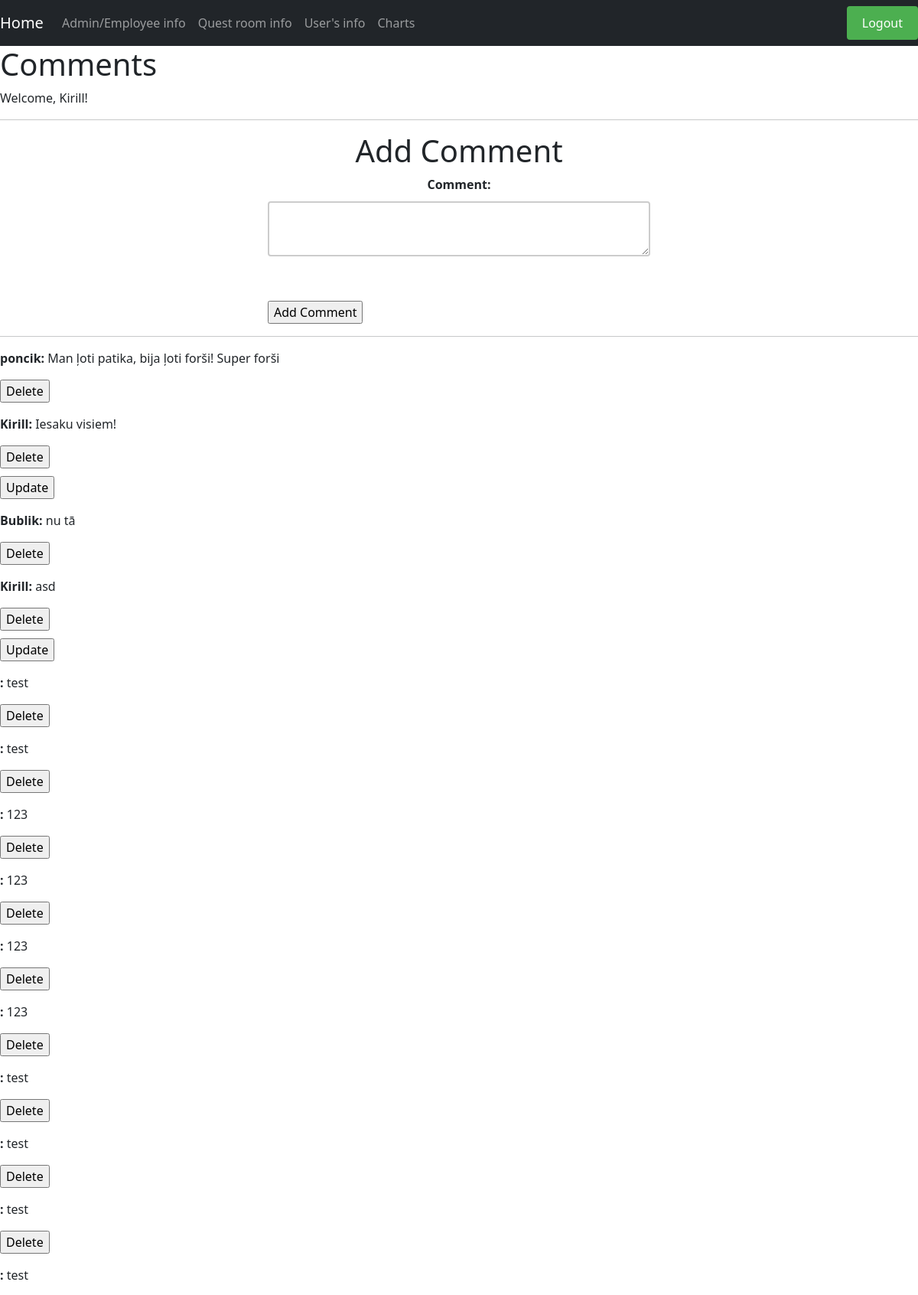
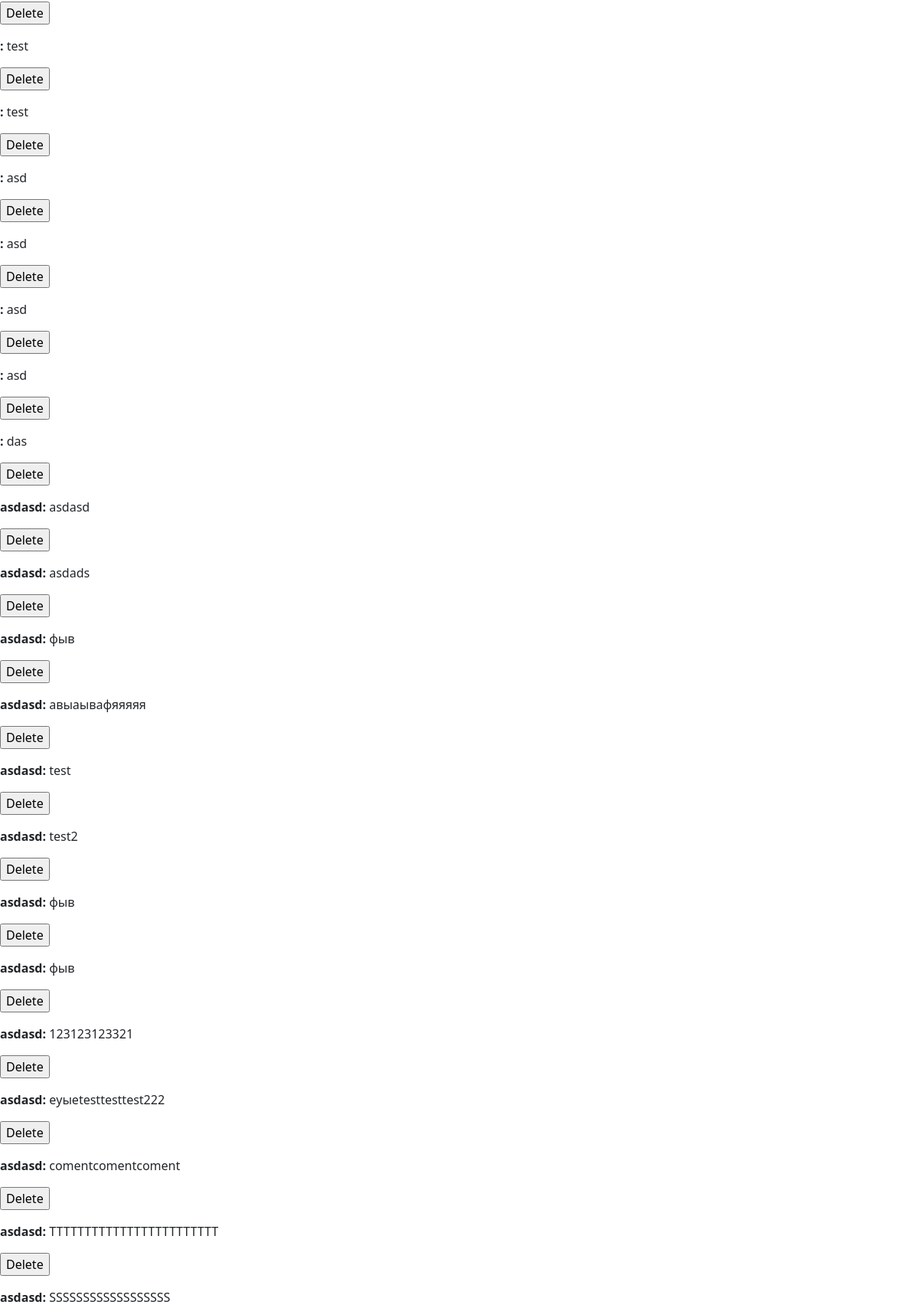
The page /comment/comment_page.php (signed in, upper part) on the database its author committed (2 pictures, top to bottom).
### tables this page shows
CREATE TABLE `comment` (
  `ID` int(11) NOT NULL,
  `comment` text NOT NULL,
  `user_id` int(11) DEFAULT NULL,
  `admin_id` int(11) DEFAULT NULL,
  `quest_id` int(11) DEFAULT NULL,
  `creation_date` date NOT NULL DEFAULT current_timestamp(),
  `reply_to` int(11) DEFAULT NULL
);

CREATE TABLE `users` (
  `ID` int(11) NOT NULL,
  `nickname` varchar(128) NOT NULL,
  `password` varchar(128) NOT NULL,
  `email` varchar(128) NOT NULL,
  `name` varchar(128) NOT NULL,
  `surname` varchar(128) NOT NULL,
  `phoneNumber` int(30) NOT NULL
);

### admin/admin_comments.php (the view, shortened to what this page needs)
<?php
include '../includes/dbcon.php';
$query = "SELECT comment.id, comment.comment, users.nickname, admin.name AS admin_name, comment.user_id, comment.admin_id FROM comment LEFT JOIN users ON comment.user_id = users.ID LEFT JOIN admin ON comment.admin_id = admin.ID";
$result = mysqli_query($conn, $query);
if (mysqli_num_rows($result) > 0) {
    while ($row = mysqli_fetch_assoc($result)) {
        if ($row['admin_name']) {
            echo "<p><strong>" . $row['admin_name'] . ":</strong> " . $row['comment'];
            echo "<form method='post' action='../comment/delete_comment.php'>";
            echo "<input type='submit' value='Delete'>";
            echo "</form>";
        } else {
            echo "<p><strong>" . $row['nickname'] . ":</strong> " . $row['comment'];
            echo "<form method='post' action='../comment/delete_comment.php'>";
            echo "<input type='submit' value='Delete'>";
            echo "</form>";
        }
        if (isset($_SESSION['admin_id']) && $row['admin_id'] == $_SESSION['admin_id']) {
            echo "<form method='post' action='../comment/update_comment.php'>";
            echo "<input type='submit' value='Update'>";
            echo "</form>";
        } elseif (isset($_SESSION['user_id']) && $row['user_id'] == $_SESSION['user_id']) {
            echo "<form method='post' action='../comment/update_comment.php'>";
            echo "<input type='hidden' name='comment_id' value='" . $row['id'] . "'>";
            echo "<input type='submit' value='Update' disabled>";
            echo "</form>";
        }
        echo "</p>";
    }
} else {
    echo "No comments found.";
}
?>

### css/comment_form.css (style rules this page uses)
label, input, textarea { display: block; margin-bottom: 10px; }

### rows shown on the page
comment: user.nickname "poncik", comment "Man ļoti patika, bija ļoti forši! Super forši"
comment: admin.name "Kirill", comment "Iesaku visiem!"
comment: user.nickname "Bublik", comment "nu tā"
comment: admin.name "Kirill", comment "asd"
comment: comment "test"
comment: comment "test"
comment: comment "123"
comment: comment "123"
comment: comment "123"
comment: comment "123"
comment: comment "test"
comment: comment "test"
comment: comment "test"
comment: comment "test"
comment: comment "test"
comment: comment "test"
comment: comment "asd"
comment: comment "asd"
comment: comment "asd"
comment: comment "asd"
comment: comment "das"
comment: user.nickname "asdasd", comment "asdasd"
comment: user.nickname "asdasd", comment "asdads"
comment: user.nickname "asdasd", comment "фыв"
comment: user.nickname "asdasd", comment "авыаывафяяяяя"
comment: user.nickname "asdasd", comment "test"
comment: user.nickname "asdasd", comment "test2"
comment: user.nickname "asdasd", comment "фыв"
comment: user.nickname "asdasd", comment "фыв"
comment: user.nickname "asdasd", comment "123123123321"
comment: user.nickname "asdasd", comment "еуыеtesttesttest222"
comment: user.nickname "asdasd", comment "comentcomentcoment"
comment: user.nickname "asdasd", comment "TTTTTTTTTTTTTTTTTTTTTTTT"
comment: user.nickname "asdasd", comment "SSSSSSSSSSSSSSSSSS"

### other values the page prints
$_SESSION['admin_name'] "Kirill"
